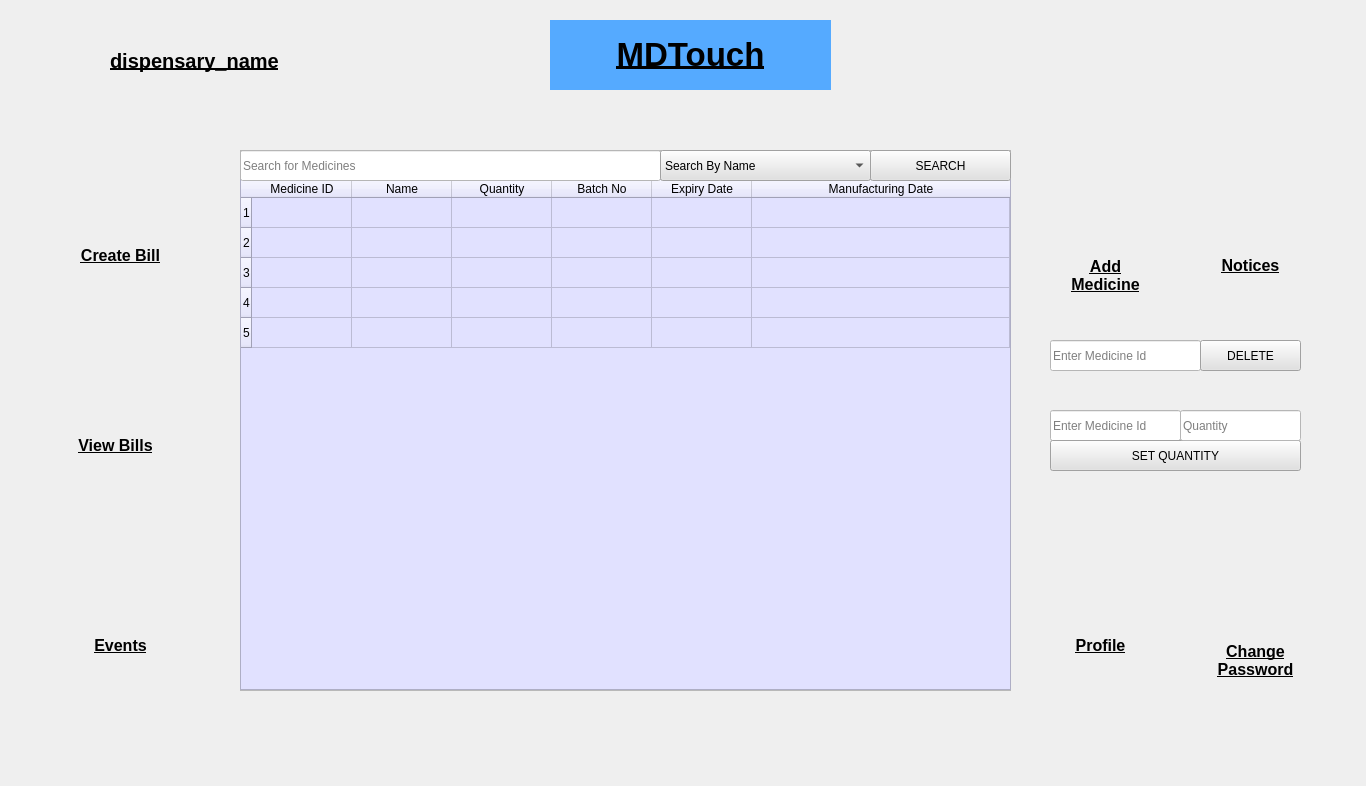
<?xml version="1.0" encoding="UTF-8"?>
<ui version="4.0">
 <class>dispensaryHome</class>
 <widget class="QMainWindow" name="dispensaryHome">
  <property name="geometry">
   <rect>
    <x>0</x>
    <y>0</y>
    <width>1366</width>
    <height>786</height>
   </rect>
  </property>
  <property name="windowTitle">
   <string>MainWindow</string>
  </property>
  <property name="styleSheet">
   <string notr="true"/>
  </property>
  <property name="iconSize">
   <size>
    <width>50</width>
    <height>50</height>
   </size>
  </property>
  <widget class="QWidget" name="centralwidget">
   <widget class="QPushButton" name="logout">
    <property name="geometry">
     <rect>
      <x>1300</x>
      <y>10</y>
      <width>50</width>
      <height>50</height>
     </rect>
    </property>
    <property name="minimumSize">
     <size>
      <width>50</width>
      <height>50</height>
     </size>
    </property>
    <property name="maximumSize">
     <size>
      <width>50</width>
      <height>50</height>
     </size>
    </property>
    <property name="styleSheet">
     <string notr="true">border:none;</string>
    </property>
    <property name="text">
     <string/>
    </property>
    <property name="icon">
     <iconset>
      <normaloff>../../Images/LogoutIcon.png</normaloff>../../Images/LogoutIcon.png</iconset>
    </property>
    <property name="iconSize">
     <size>
      <width>50</width>
      <height>50</height>
     </size>
    </property>
   </widget>
   <widget class="QLabel" name="title">
    <property name="geometry">
     <rect>
      <x>550</x>
      <y>20</y>
      <width>281</width>
      <height>70</height>
     </rect>
    </property>
    <property name="sizePolicy">
     <sizepolicy hsizetype="Fixed" vsizetype="Fixed">
      <horstretch>0</horstretch>
      <verstretch>0</verstretch>
     </sizepolicy>
    </property>
    <property name="minimumSize">
     <size>
      <width>0</width>
      <height>50</height>
     </size>
    </property>
    <property name="maximumSize">
     <size>
      <width>400</width>
      <height>70</height>
     </size>
    </property>
    <property name="styleSheet">
     <string notr="true">background-color: rgb(85, 170, 255);</string>
    </property>
    <property name="text">
     <string>&lt;!DOCTYPE HTML PUBLIC &quot;-//W3C//DTD HTML 4.0//EN&quot; &quot;http://www.w3.org/TR/REC-html40/strict.dtd&quot;&gt;
&lt;html&gt;&lt;head&gt;&lt;meta name=&quot;qrichtext&quot; content=&quot;1&quot; /&gt;&lt;style type=&quot;text/css&quot;&gt;
p, li { white-space: pre-wrap; }
&lt;/style&gt;&lt;/head&gt;&lt;body style=&quot; font-family:'MS Shell Dlg 2'; font-size:8pt; font-weight:400; font-style:normal;&quot;&gt;
&lt;p align=&quot;center&quot; style=&quot; margin-top:12px; margin-bottom:12px; margin-left:0px; margin-right:0px; -qt-block-indent:0; text-indent:0px;&quot;&gt;&lt;span style=&quot; font-size:25pt; font-weight:600; text-decoration: underline;&quot;&gt;MDTouch&lt;/span&gt;&lt;/p&gt;&lt;/body&gt;&lt;/html&gt;</string>
    </property>
   </widget>
   <widget class="QLineEdit" name="deleteIdInput">
    <property name="geometry">
     <rect>
      <x>1050</x>
      <y>340</y>
      <width>151</width>
      <height>31</height>
     </rect>
    </property>
    <property name="styleSheet">
     <string notr="true">background : rgb(255,255,255);</string>
    </property>
    <property name="placeholderText">
     <string>Enter Medicine Id</string>
    </property>
   </widget>
   <widget class="QLineEdit" name="setMedicineIdInput">
    <property name="geometry">
     <rect>
      <x>1050</x>
      <y>410</y>
      <width>131</width>
      <height>31</height>
     </rect>
    </property>
    <property name="styleSheet">
     <string notr="true">background : rgb(255,255,255);</string>
    </property>
    <property name="text">
     <string/>
    </property>
    <property name="placeholderText">
     <string>Enter Medicine Id</string>
    </property>
   </widget>
   <widget class="QPushButton" name="setQuantityButton">
    <property name="geometry">
     <rect>
      <x>1050</x>
      <y>440</y>
      <width>251</width>
      <height>31</height>
     </rect>
    </property>
    <property name="styleSheet">
     <string notr="true">background : rgb(225,225,225);</string>
    </property>
    <property name="text">
     <string>SET QUANTITY</string>
    </property>
   </widget>
   <widget class="QPushButton" name="deleteButton">
    <property name="geometry">
     <rect>
      <x>1200</x>
      <y>340</y>
      <width>101</width>
      <height>31</height>
     </rect>
    </property>
    <property name="styleSheet">
     <string notr="true">background : rgb(225,225,225);</string>
    </property>
    <property name="text">
     <string>DELETE</string>
    </property>
   </widget>
   <widget class="QLineEdit" name="quantityInput">
    <property name="geometry">
     <rect>
      <x>1180</x>
      <y>410</y>
      <width>121</width>
      <height>31</height>
     </rect>
    </property>
    <property name="styleSheet">
     <string notr="true">background : rgb(255,255,255);</string>
    </property>
    <property name="text">
     <string/>
    </property>
    <property name="placeholderText">
     <string>Quantity</string>
    </property>
   </widget>
   <widget class="QPushButton" name="viewBills">
    <property name="geometry">
     <rect>
      <x>70</x>
      <y>330</y>
      <width>100</width>
      <height>100</height>
     </rect>
    </property>
    <property name="sizePolicy">
     <sizepolicy hsizetype="Fixed" vsizetype="Fixed">
      <horstretch>0</horstretch>
      <verstretch>0</verstretch>
     </sizepolicy>
    </property>
    <property name="minimumSize">
     <size>
      <width>100</width>
      <height>100</height>
     </size>
    </property>
    <property name="maximumSize">
     <size>
      <width>100</width>
      <height>100</height>
     </size>
    </property>
    <property name="styleSheet">
     <string notr="true">border:none;</string>
    </property>
    <property name="text">
     <string/>
    </property>
    <property name="icon">
     <iconset>
      <normaloff>../../Images/search_prescription.png</normaloff>../../Images/search_prescription.png</iconset>
    </property>
    <property name="iconSize">
     <size>
      <width>100</width>
      <height>100</height>
     </size>
    </property>
   </widget>
   <widget class="QPushButton" name="events">
    <property name="geometry">
     <rect>
      <x>70</x>
      <y>520</y>
      <width>100</width>
      <height>100</height>
     </rect>
    </property>
    <property name="minimumSize">
     <size>
      <width>100</width>
      <height>100</height>
     </size>
    </property>
    <property name="maximumSize">
     <size>
      <width>100</width>
      <height>100</height>
     </size>
    </property>
    <property name="styleSheet">
     <string notr="true">border:none;</string>
    </property>
    <property name="text">
     <string/>
    </property>
    <property name="icon">
     <iconset>
      <normaloff>../../Images/event.jpg</normaloff>../../Images/event.jpg</iconset>
    </property>
    <property name="iconSize">
     <size>
      <width>100</width>
      <height>100</height>
     </size>
    </property>
   </widget>
   <widget class="QPushButton" name="createBill">
    <property name="geometry">
     <rect>
      <x>80</x>
      <y>140</y>
      <width>100</width>
      <height>100</height>
     </rect>
    </property>
    <property name="minimumSize">
     <size>
      <width>100</width>
      <height>100</height>
     </size>
    </property>
    <property name="maximumSize">
     <size>
      <width>120</width>
      <height>120</height>
     </size>
    </property>
    <property name="styleSheet">
     <string notr="true">border:none;</string>
    </property>
    <property name="text">
     <string/>
    </property>
    <property name="icon">
     <iconset>
      <normaloff>../../Images/write_bill.png</normaloff>../../Images/write_bill.png</iconset>
    </property>
    <property name="iconSize">
     <size>
      <width>100</width>
      <height>100</height>
     </size>
    </property>
   </widget>
   <widget class="QPushButton" name="addMedicine">
    <property name="geometry">
     <rect>
      <x>1050</x>
      <y>140</y>
      <width>100</width>
      <height>100</height>
     </rect>
    </property>
    <property name="sizePolicy">
     <sizepolicy hsizetype="Fixed" vsizetype="Fixed">
      <horstretch>0</horstretch>
      <verstretch>0</verstretch>
     </sizepolicy>
    </property>
    <property name="minimumSize">
     <size>
      <width>100</width>
      <height>100</height>
     </size>
    </property>
    <property name="maximumSize">
     <size>
      <width>100</width>
      <height>100</height>
     </size>
    </property>
    <property name="styleSheet">
     <string notr="true">border:none;</string>
    </property>
    <property name="text">
     <string/>
    </property>
    <property name="icon">
     <iconset>
      <normaloff>../../Images/medicines.png</normaloff>../../Images/medicines.png</iconset>
    </property>
    <property name="iconSize">
     <size>
      <width>100</width>
      <height>100</height>
     </size>
    </property>
   </widget>
   <widget class="QPushButton" name="changePassword">
    <property name="geometry">
     <rect>
      <x>1200</x>
      <y>520</y>
      <width>100</width>
      <height>100</height>
     </rect>
    </property>
    <property name="sizePolicy">
     <sizepolicy hsizetype="Fixed" vsizetype="Fixed">
      <horstretch>0</horstretch>
      <verstretch>0</verstretch>
     </sizepolicy>
    </property>
    <property name="minimumSize">
     <size>
      <width>100</width>
      <height>100</height>
     </size>
    </property>
    <property name="maximumSize">
     <size>
      <width>100</width>
      <height>100</height>
     </size>
    </property>
    <property name="styleSheet">
     <string notr="true">border:none;</string>
    </property>
    <property name="text">
     <string/>
    </property>
    <property name="icon">
     <iconset>
      <normaloff>../../Images/change_password.png</normaloff>../../Images/change_password.png</iconset>
    </property>
    <property name="iconSize">
     <size>
      <width>100</width>
      <height>100</height>
     </size>
    </property>
   </widget>
   <widget class="QPushButton" name="profile">
    <property name="geometry">
     <rect>
      <x>1050</x>
      <y>520</y>
      <width>100</width>
      <height>100</height>
     </rect>
    </property>
    <property name="sizePolicy">
     <sizepolicy hsizetype="Fixed" vsizetype="Fixed">
      <horstretch>0</horstretch>
      <verstretch>0</verstretch>
     </sizepolicy>
    </property>
    <property name="minimumSize">
     <size>
      <width>100</width>
      <height>100</height>
     </size>
    </property>
    <property name="maximumSize">
     <size>
      <width>100</width>
      <height>100</height>
     </size>
    </property>
    <property name="styleSheet">
     <string notr="true">border:none;</string>
    </property>
    <property name="text">
     <string/>
    </property>
    <property name="icon">
     <iconset>
      <normaloff>../../Images/profile.png</normaloff>../../Images/profile.png</iconset>
    </property>
    <property name="iconSize">
     <size>
      <width>100</width>
      <height>100</height>
     </size>
    </property>
   </widget>
   <widget class="QPushButton" name="inbox">
    <property name="geometry">
     <rect>
      <x>1230</x>
      <y>10</y>
      <width>50</width>
      <height>50</height>
     </rect>
    </property>
    <property name="minimumSize">
     <size>
      <width>50</width>
      <height>50</height>
     </size>
    </property>
    <property name="maximumSize">
     <size>
      <width>50</width>
      <height>50</height>
     </size>
    </property>
    <property name="styleSheet">
     <string notr="true">border:none;</string>
    </property>
    <property name="text">
     <string/>
    </property>
    <property name="icon">
     <iconset>
      <normaloff>../../Images/inbox_1.png</normaloff>../../Images/inbox_1.png</iconset>
    </property>
    <property name="iconSize">
     <size>
      <width>50</width>
      <height>50</height>
     </size>
    </property>
   </widget>
   <widget class="QPushButton" name="notices">
    <property name="geometry">
     <rect>
      <x>1200</x>
      <y>140</y>
      <width>100</width>
      <height>100</height>
     </rect>
    </property>
    <property name="minimumSize">
     <size>
      <width>100</width>
      <height>100</height>
     </size>
    </property>
    <property name="maximumSize">
     <size>
      <width>100</width>
      <height>100</height>
     </size>
    </property>
    <property name="styleSheet">
     <string notr="true">border:none;</string>
    </property>
    <property name="text">
     <string/>
    </property>
    <property name="icon">
     <iconset>
      <normaloff>../../Images/notices.png</normaloff>../../Images/notices.png</iconset>
    </property>
    <property name="iconSize">
     <size>
      <width>100</width>
      <height>100</height>
     </size>
    </property>
   </widget>
   <widget class="QLabel" name="noticesLabel">
    <property name="geometry">
     <rect>
      <x>1200</x>
      <y>250</y>
      <width>101</width>
      <height>31</height>
     </rect>
    </property>
    <property name="text">
     <string>&lt;html&gt;&lt;head/&gt;&lt;body&gt;&lt;p&gt;&lt;span style=&quot; font-size:12pt; font-weight:600; text-decoration: underline;&quot;&gt;Notices&lt;/span&gt;&lt;/p&gt;&lt;/body&gt;&lt;/html&gt;</string>
    </property>
    <property name="alignment">
     <set>Qt::AlignCenter</set>
    </property>
   </widget>
   <widget class="QLabel" name="addMedicineLabel">
    <property name="geometry">
     <rect>
      <x>1050</x>
      <y>240</y>
      <width>111</width>
      <height>71</height>
     </rect>
    </property>
    <property name="text">
     <string>&lt;html&gt;&lt;head/&gt;&lt;body&gt;&lt;p&gt;&lt;span style=&quot; font-size:12pt; font-weight:600; text-decoration: underline;&quot;&gt;Add&lt;br&gt;Medicine&lt;/span&gt;&lt;/p&gt;&lt;/body&gt;&lt;/html&gt;</string>
    </property>
    <property name="alignment">
     <set>Qt::AlignCenter</set>
    </property>
   </widget>
   <widget class="QLabel" name="changePasswordLabel">
    <property name="geometry">
     <rect>
      <x>1190</x>
      <y>630</y>
      <width>131</width>
      <height>61</height>
     </rect>
    </property>
    <property name="text">
     <string>&lt;html&gt;&lt;head/&gt;&lt;body&gt;&lt;p&gt;&lt;span style=&quot; font-size:12pt; font-weight:600; text-decoration: underline;&quot;&gt;Change&lt;br/&gt;Password&lt;/span&gt;&lt;/p&gt;&lt;/body&gt;&lt;/html&gt;</string>
    </property>
    <property name="alignment">
     <set>Qt::AlignCenter</set>
    </property>
   </widget>
   <widget class="QLabel" name="profileLabel">
    <property name="geometry">
     <rect>
      <x>1050</x>
      <y>630</y>
      <width>101</width>
      <height>31</height>
     </rect>
    </property>
    <property name="text">
     <string>&lt;html&gt;&lt;head/&gt;&lt;body&gt;&lt;p&gt;&lt;span style=&quot; font-size:12pt; font-weight:600; text-decoration: underline;&quot;&gt;Profile&lt;/span&gt;&lt;/p&gt;&lt;/body&gt;&lt;/html&gt;</string>
    </property>
    <property name="alignment">
     <set>Qt::AlignCenter</set>
    </property>
   </widget>
   <widget class="QLabel" name="createBillLabel">
    <property name="geometry">
     <rect>
      <x>50</x>
      <y>240</y>
      <width>141</width>
      <height>31</height>
     </rect>
    </property>
    <property name="text">
     <string>&lt;html&gt;&lt;head/&gt;&lt;body&gt;&lt;p&gt;&lt;span style=&quot; font-size:12pt; font-weight:600; text-decoration: underline;&quot;&gt;Create Bill&lt;/span&gt;&lt;/p&gt;&lt;/body&gt;&lt;/html&gt;</string>
    </property>
    <property name="alignment">
     <set>Qt::AlignCenter</set>
    </property>
   </widget>
   <widget class="QLabel" name="viewBillsLabel">
    <property name="geometry">
     <rect>
      <x>45</x>
      <y>430</y>
      <width>141</width>
      <height>31</height>
     </rect>
    </property>
    <property name="text">
     <string>&lt;html&gt;&lt;head/&gt;&lt;body&gt;&lt;p&gt;&lt;span style=&quot; font-size:12pt; font-weight:600; text-decoration: underline;&quot;&gt;View Bills&lt;/span&gt;&lt;/p&gt;&lt;/body&gt;&lt;/html&gt;</string>
    </property>
    <property name="alignment">
     <set>Qt::AlignCenter</set>
    </property>
   </widget>
   <widget class="QLabel" name="eventsLabel">
    <property name="geometry">
     <rect>
      <x>50</x>
      <y>630</y>
      <width>141</width>
      <height>31</height>
     </rect>
    </property>
    <property name="text">
     <string>&lt;html&gt;&lt;head/&gt;&lt;body&gt;&lt;p&gt;&lt;span style=&quot; font-size:12pt; font-weight:600; text-decoration: underline;&quot;&gt;Events&lt;/span&gt;&lt;/p&gt;&lt;/body&gt;&lt;/html&gt;</string>
    </property>
    <property name="alignment">
     <set>Qt::AlignCenter</set>
    </property>
   </widget>
   <widget class="QFrame" name="frame">
    <property name="geometry">
     <rect>
      <x>240</x>
      <y>150</y>
      <width>771</width>
      <height>541</height>
     </rect>
    </property>
    <property name="frameShape">
     <enum>QFrame::StyledPanel</enum>
    </property>
    <property name="frameShadow">
     <enum>QFrame::Raised</enum>
    </property>
    <widget class="QTableWidget" name="MedicineSearchTable">
     <property name="geometry">
      <rect>
       <x>0</x>
       <y>29</y>
       <width>771</width>
       <height>511</height>
      </rect>
     </property>
     <property name="layoutDirection">
      <enum>Qt::LeftToRight</enum>
     </property>
     <property name="autoFillBackground">
      <bool>false</bool>
     </property>
     <property name="styleSheet">
      <string notr="true">background: rgb(225,225,255);
text-align : left;</string>
     </property>
     <property name="sizeAdjustPolicy">
      <enum>QAbstractScrollArea::AdjustToContentsOnFirstShow</enum>
     </property>
     <property name="autoScrollMargin">
      <number>100</number>
     </property>
     <property name="showGrid">
      <bool>true</bool>
     </property>
     <property name="wordWrap">
      <bool>true</bool>
     </property>
     <property name="cornerButtonEnabled">
      <bool>true</bool>
     </property>
     <property name="rowCount">
      <number>5</number>
     </property>
     <property name="columnCount">
      <number>6</number>
     </property>
     <attribute name="horizontalHeaderCascadingSectionResizes">
      <bool>false</bool>
     </attribute>
     <attribute name="horizontalHeaderStretchLastSection">
      <bool>true</bool>
     </attribute>
     <row/>
     <row/>
     <row/>
     <row/>
     <row/>
     <column>
      <property name="text">
       <string>Medicine ID</string>
      </property>
     </column>
     <column>
      <property name="text">
       <string>Name</string>
      </property>
     </column>
     <column>
      <property name="text">
       <string>Quantity</string>
      </property>
     </column>
     <column>
      <property name="text">
       <string>Batch No</string>
      </property>
     </column>
     <column>
      <property name="text">
       <string>Expiry Date</string>
      </property>
     </column>
     <column>
      <property name="text">
       <string>Manufacturing Date</string>
      </property>
     </column>
    </widget>
    <widget class="QLineEdit" name="searchInput">
     <property name="geometry">
      <rect>
       <x>0</x>
       <y>0</y>
       <width>421</width>
       <height>31</height>
      </rect>
     </property>
     <property name="styleSheet">
      <string notr="true">background : rgb(255,255,255);</string>
     </property>
     <property name="placeholderText">
      <string>Search for Medicines</string>
     </property>
    </widget>
    <widget class="QComboBox" name="filterComboBox">
     <property name="geometry">
      <rect>
       <x>420</x>
       <y>0</y>
       <width>211</width>
       <height>31</height>
      </rect>
     </property>
     <property name="styleSheet">
      <string notr="true">background : rgb(225,225,225);</string>
     </property>
     <item>
      <property name="text">
       <string>Search By Name</string>
      </property>
     </item>
     <item>
      <property name="text">
       <string>All medicines</string>
      </property>
     </item>
     <item>
      <property name="text">
       <string>Search By  Id</string>
      </property>
     </item>
     <item>
      <property name="text">
       <string>Search by Batch Id</string>
      </property>
     </item>
     <item>
      <property name="text">
       <string>Sort by Mf Date</string>
      </property>
     </item>
     <item>
      <property name="text">
       <string>Sort by Expiry Date</string>
      </property>
     </item>
    </widget>
    <widget class="QPushButton" name="searchButton">
     <property name="geometry">
      <rect>
       <x>630</x>
       <y>0</y>
       <width>141</width>
       <height>31</height>
      </rect>
     </property>
     <property name="styleSheet">
      <string notr="true">background : rgb(225,225,225);</string>
     </property>
     <property name="text">
      <string>SEARCH</string>
     </property>
    </widget>
   </widget>
   <widget class="QLabel" name="dispensaryName">
    <property name="geometry">
     <rect>
      <x>110</x>
      <y>30</y>
      <width>400</width>
      <height>61</height>
     </rect>
    </property>
    <property name="sizePolicy">
     <sizepolicy hsizetype="Fixed" vsizetype="Fixed">
      <horstretch>0</horstretch>
      <verstretch>0</verstretch>
     </sizepolicy>
    </property>
    <property name="minimumSize">
     <size>
      <width>100</width>
      <height>30</height>
     </size>
    </property>
    <property name="maximumSize">
     <size>
      <width>400</width>
      <height>100</height>
     </size>
    </property>
    <property name="styleSheet">
     <string notr="true">font-size:15pt;
font-weight:bold;
text-decoration: underline</string>
    </property>
    <property name="text">
     <string>dispensary_name</string>
    </property>
   </widget>
  </widget>
 </widget>
 <resources/>
 <connections/>
</ui>
